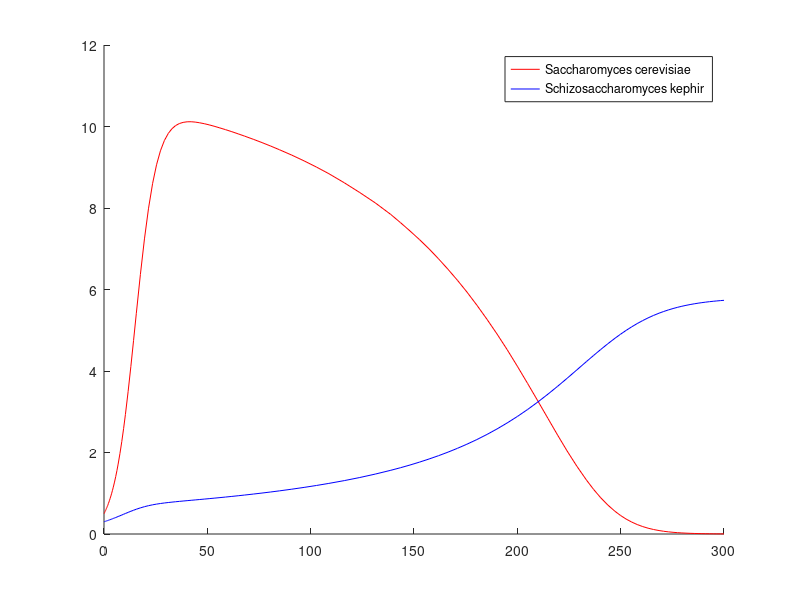

Recreate this plot in MATLAB.
%x=Y(1);
%y=Y(2);
g1=0.21827;
k1=13;
h1=3.71429;
g2=0.06069;
k2=5.8;
h2=13.2118;
f=zeros(2, 1);
f=@(t, y) [g1*(1-y(1)/k1-y(2)/h1)*y(1);g2*(1-y(2)/k2-y(1)/h2)*y(2)];
slot = [0, 300];
init = [0.5;0.3];
[t, u]=ode45(f, slot, init);
hold on
plot(t, u(:,1), 'r');
plot(t, u(:,2), 'b');
legend('Saccharomyces cerevisiae', 'Schizosaccharomyces kephir');

%f(1)= g1*(1-x/k1-y/h1)*x;
%f(2)=g2*(1-y/k2-x/h2)*y;